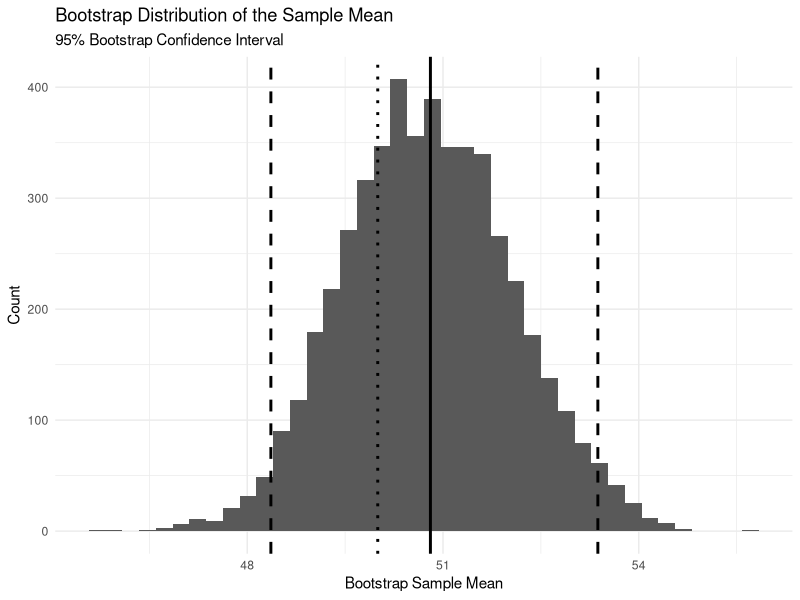
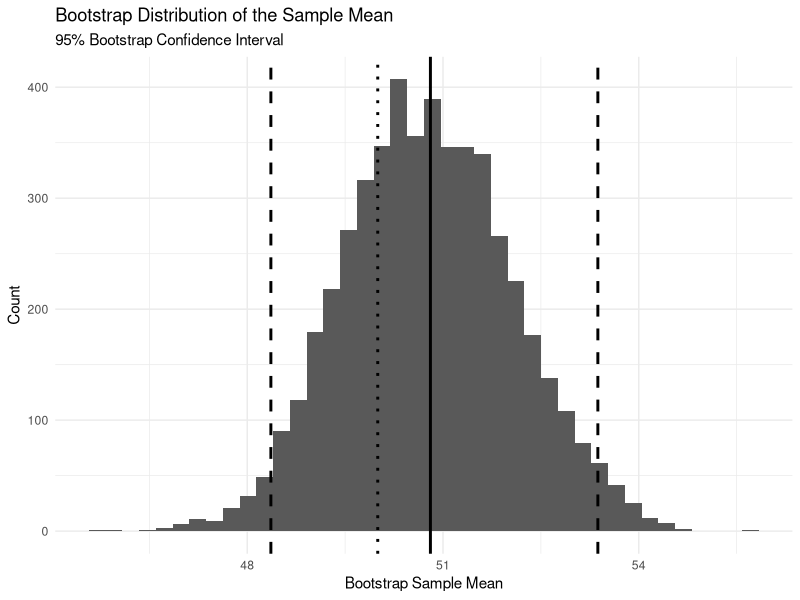

These figures' R source, in order:
# ============================================================
# Blog 8: Bootstrap Confidence Interval
# ============================================================


# ------------------------------------------------------------
# 1. Project paths
# ------------------------------------------------------------

project_path <- "D:/Rproject/6400-blog8"

figure_path <- file.path(
  project_path,
  "figure"
)

if (!dir.exists(figure_path)) {
  dir.create(
    figure_path,
    recursive = TRUE
  )
}


# ------------------------------------------------------------
# 2. Load packages
# ------------------------------------------------------------

library(ggplot2)


# ============================================================
# 3. General parameters
# ============================================================

set.seed(123)

population_mean <- 50
population_sd <- 10

sample_size <- 50

n_bootstrap <- 5000

confidence_level <- 0.95


# ============================================================
# 4. Bootstrap Confidence Interval
# ============================================================

# Generate a large population

population <- rnorm(
  100000,
  mean = population_mean,
  sd = population_sd
)


# Draw one sample from the population

sample_data <- sample(
  population,
  size = sample_size,
  replace = FALSE
)


# Calculate the sample mean

sample_mean <- mean(
  sample_data
)

print(sample_mean)


# ------------------------------------------------------------
# 4.1 Repeated bootstrap resampling
# ------------------------------------------------------------

bootstrap_means <- numeric(
  n_bootstrap
)


for (i in 1:n_bootstrap) {
  
  bootstrap_sample <- sample(
    sample_data,
    size = sample_size,
    replace = TRUE
  )
  
  bootstrap_means[i] <- mean(
    bootstrap_sample
  )
}


# ------------------------------------------------------------
# 4.2 Construct the confidence interval
# ------------------------------------------------------------

alpha <- 1 - confidence_level

bootstrap_ci <- quantile(
  bootstrap_means,
  probs = c(
    alpha / 2,
    1 - alpha / 2
  )
)

print(bootstrap_ci)


# ------------------------------------------------------------
# 4.3 Store bootstrap results
# ------------------------------------------------------------

bootstrap_df <- data.frame(
  bootstrap_mean = bootstrap_means
)


# ------------------------------------------------------------
# 4.4 Plot bootstrap distribution
# ------------------------------------------------------------

bootstrap_plot <- ggplot(
  bootstrap_df,
  aes(x = bootstrap_mean)
) +
  geom_histogram(
    bins = 40
  ) +
  geom_vline(
    xintercept = sample_mean,
    linewidth = 1
  ) +
  geom_vline(
    xintercept = bootstrap_ci[1],
    linetype = "dashed",
    linewidth = 1
  ) +
  geom_vline(
    xintercept = bootstrap_ci[2],
    linetype = "dashed",
    linewidth = 1
  ) +
  geom_vline(
    xintercept = population_mean,
    linetype = "dotted",
    linewidth = 1
  ) +
  labs(
    title = "Bootstrap Distribution of the Sample Mean",
    subtitle = paste0(
      round(confidence_level * 100),
      "% Bootstrap Confidence Interval"
    ),
    x = "Bootstrap Sample Mean",
    y = "Count"
  ) +
  theme_minimal()


print(bootstrap_plot)


# Save the figure

ggsave(
  filename = file.path(
    figure_path,
    "bootstrap_distribution.png"
  ),
  plot = bootstrap_plot,
  width = 8,
  height = 5,
  dpi = 300
)
